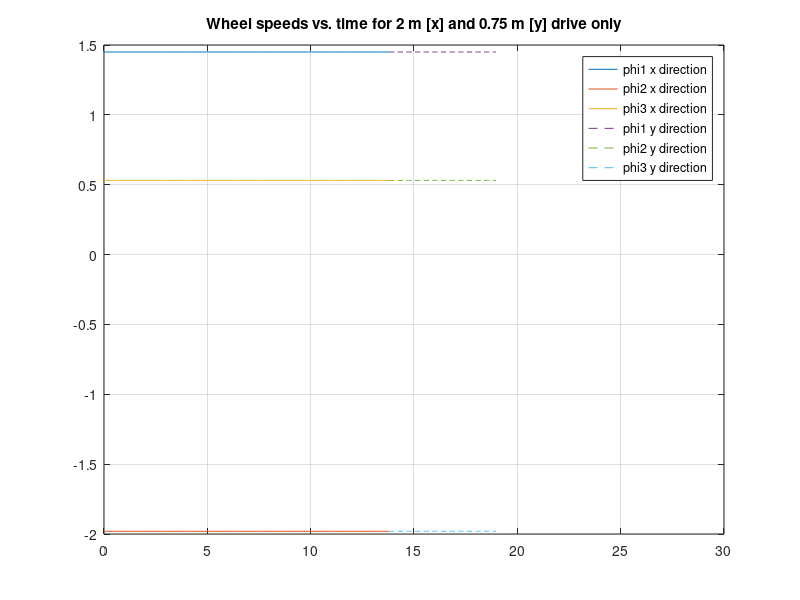

The MATLAB script that drew this image:
%% Question 1
L=20;R=[5 5 5];
y=pi/4;
alpha=[pi/2 7*pi/6 -pi/6];
beta=0;

w_1=[sin(alpha(1)+beta+y);-cos(alpha(1)+beta+y);-L*cos(beta+y)];
w_2=[sin(alpha(2)+beta+y);-cos(alpha(2)+beta+y);-L*cos(beta+y)];
w_3=[sin(alpha(3)+beta+y);-cos(alpha(3)+beta+y);-L*cos(beta+y)];

u_1=[cos(alpha(1)+beta+y);sin(alpha(1)+beta+y);L*sin(beta+y)];
u_2=[cos(alpha(2)+beta+y);sin(alpha(2)+beta+y);L*sin(beta+y)];
u_3=[cos(alpha(3)+beta+y);sin(alpha(3)+beta+y);L*sin(beta+y)];

J2=diag(R);

J1=[w_1.';w_2.';w_3.'];
J1_inv=inv(J1);
%Horizontal segment of 2 m
for i=0:0.005:1
v=[i;0;0];R=0.05;
phi=J1*v;
phi1=phi(1,1)/R*cos(y);phi2=phi(2,1)/R*cos(y);phi3=phi(3,1)/R*cos(y);
%Max speed allowed is 2 rad/s
if abs(phi1) <2 && abs(phi2)<2 && abs(phi3)<2
    i=i;
end
end
% approximate max i value for max wheel speeds is 0.145 m/s
v=[0.145;0;0];
phix=J1*[0.145;0;0];
phi1x=phix(1,1)/R*cos(y);phi2x=phix(2,1)/R*cos(y);phi3x=phix(3,1)/R*cos(y);

tx=2*2/(0.145);

%Vertical segment of 0.75 m
for i=0:0.005:1
v=[0;i;0];R=0.05;
phi=J1*v;
phi1=phi(1,1)/R*cos(y);phi2=phi(2,1)/R*cos(y);phi3=phi(3,1)/R*cos(y);
%Max speed allowed is 2 rad/s
if abs(phi1) <2 && abs(phi2)<2 && abs(phi3)<2
    i=i;
end
end
% approximate max i value for max wheel speeds is 0.145 m/s
v=[0;0.145;0];
phiy=J1*[0;0.145;0];
phi1y=phiy(1,1)/R*cos(y);phi2y=phiy(2,1)/R*cos(y);phi3y=phiy(3,1)/R*cos(y);

ty=2*0.75/(0.145);
ttotal=tx+ty

t1=linspace(0,tx/2,100);
t2=linspace(tx/2,tx/2+ty/2,100);
phi1x=linspace(phi1x,phi1x,100);
phi2x=linspace(phi2x,phi2x,100);
phi3x=linspace(phi3x,phi3x,100);
phi1y=linspace(phi1y,phi1y,100);
phi2y=linspace(phi2y,phi2y,100);
phi3y=linspace(phi3y,phi3y,100);

plot(t1,phi1x,t1,phi2x,t1,phi3x,t2,phi1y,'--',t2,phi2y,'--',t2,phi3y,'--');
title('Wheel speeds vs. time for 2 m [x] and 0.75 m [y] drive only');
legend('phi1 x direction','phi2 x direction','phi3 x direction',...
    'phi1 y direction','phi2 y direction','phi3 y direction');
xlim([0 30]);
grid on;



